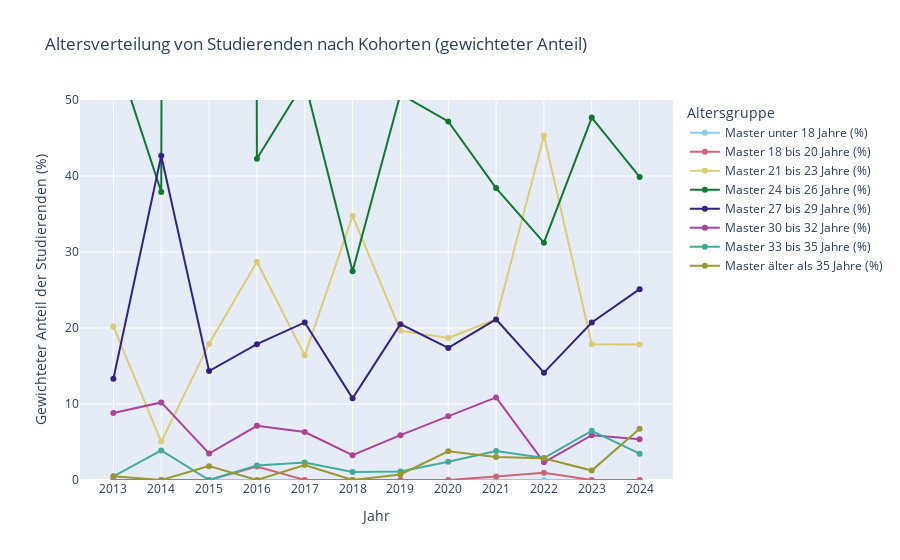

Source (notebook cell):
### Code cell
fig = px.line(
    df_alter, 
    x="Jahr", 
    y=[col for col in df_alter.columns if col != "Jahr" and "Master" in col], 
    markers=True, 
    title="Altersverteilung von Studierenden nach Kohorten (gewichteter Anteil)",
    labels={"value": "Anteil (%)", "variable": "Altersgruppe"},
    color_discrete_sequence=px.colors.qualitative.Safe  # Farbschema Safe verwenden
)

fig.update_layout(
    #template="infoviz",  # Dein eigenes Plotly-Template
    xaxis_title="Jahr",
    yaxis_title="Gewichteter Anteil der Studierenden (%)",
    yaxis=dict(range=[0, 50]),  # Prozentwerte begrenzen
    legend_title="Altersgruppe"
)

fig.show()

### Figure 1 — Plotly figure (JSON) as saved in the notebook; plotly's stock layout.template omitted (floating-point values rounded to 4 significant figures)
{"data": [{"hovertemplate": "Altersgruppe=Master unter 18 Jahre (%)<br>Jahr=%{x}<br>Anteil (%)=%{y}<extra></extra>", "legendgroup": "Master unter 18 Jahre (%)", "line": {"color": "rgb(136, 204, 238)", "dash": "solid"}, "marker": {"symbol": "circle"}, "mode": "lines+markers", "name": "Master unter 18 Jahre (%)", "orientation": "v", "showlegend": true, "type": "scatter", "x": ["2013", "2014", "2015", "2016", "2017", "2018", "2019", "2020", "2021", "2022", "2023", "2024"], "xaxis": "x", "y": [0.0, 0.0, 0.0, 0.0, 0.0, 0.0, 0.0, 0.0, 0.0, 0.0, 0.0, 0.0], "yaxis": "y"}, {"hovertemplate": "Altersgruppe=Master 18 bis 20 Jahre (%)<br>Jahr=%{x}<br>Anteil (%)=%{y}<extra></extra>", "legendgroup": "Master 18 bis 20 Jahre (%)", "line": {"color": "rgb(204, 102, 119)", "dash": "solid"}, "marker": {"symbol": "circle"}, "mode": "lines+markers", "name": "Master 18 bis 20 Jahre (%)", "orientation": "v", "showlegend": true, "type": "scatter", "x": ["2013", "2014", "2015", "2016", "2017", "2018", "2019", "2020", "2021", "2022", "2023", "2024"], "xaxis": "x", "y": [0.0, 0.0, 0.0, 1.763, 0.0, 0.0, 0.0, 0.0, 0.4686, 0.9561, 0.0, 0.0], "yaxis": "y"}, {"hovertemplate": "Altersgruppe=Master 21 bis 23 Jahre (%)<br>Jahr=%{x}<br>Anteil (%)=%{y}<extra></extra>", "legendgroup": "Master 21 bis 23 Jahre (%)", "line": {"color": "rgb(221, 204, 119)", "dash": "solid"}, "marker": {"symbol": "circle"}, "mode": "lines+markers", "name": "Master 21 bis 23 Jahre (%)", "orientation": "v", "showlegend": true, "type": "scatter", "x": ["2013", "2014", "2015", "2016", "2017", "2018", "2019", "2020", "2021", "2022", "2023", "2024"], "xaxis": "x", "y": [20.2, 5.02, 17.93, 28.72, 16.38, 34.75, 19.64, 18.69, 21.15, 45.32, 17.86, 17.83], "yaxis": "y"}, {"hovertemplate": "Altersgruppe=Master 24 bis 26 Jahre (%)<br>Jahr=%{x}<br>Anteil (%)=%{y}<extra></extra>", "legendgroup": "Master 24 bis 26 Jahre (%)", "line": {"color": "rgb(17, 119, 51)", "dash": "solid"}, "marker": {"symbol": "circle"}, "mode": "lines+markers", "name": "Master 24 bis 26 Jahre (%)", "orientation": "v", "showlegend": true, "type": "scatter", "x": ["2013", "2014", "2015", "2016", "2017", "2018", "2019", "2020", "2021", "2022", "2023", "2024"], "xaxis": "x", "y": [57.14, 37.91, 2667.0, 42.26, 52.47, 27.47, 50.77, 47.18, 38.41, 31.23, 47.68, 39.87], "yaxis": "y"}, {"hovertemplate": "Altersgruppe=Master 27 bis 29 Jahre (%)<br>Jahr=%{x}<br>Anteil (%)=%{y}<extra></extra>", "legendgroup": "Master 27 bis 29 Jahre (%)", "line": {"color": "rgb(51, 34, 136)", "dash": "solid"}, "marker": {"symbol": "circle"}, "mode": "lines+markers", "name": "Master 27 bis 29 Jahre (%)", "orientation": "v", "showlegend": true, "type": "scatter", "x": ["2013", "2014", "2015", "2016", "2017", "2018", "2019", "2020", "2021", "2022", "2023", "2024"], "xaxis": "x", "y": [13.32, 42.66, 14.34, 17.87, 20.74, 10.75, 20.51, 17.38, 21.13, 14.13, 20.73, 25.11], "yaxis": "y"}, {"hovertemplate": "Altersgruppe=Master 30 bis 32 Jahre (%)<br>Jahr=%{x}<br>Anteil (%)=%{y}<extra></extra>", "legendgroup": "Master 30 bis 32 Jahre (%)", "line": {"color": "rgb(170, 68, 153)", "dash": "solid"}, "marker": {"symbol": "circle"}, "mode": "lines+markers", "name": "Master 30 bis 32 Jahre (%)", "orientation": "v", "showlegend": true, "type": "scatter", "x": ["2013", "2014", "2015", "2016", "2017", "2018", "2019", "2020", "2021", "2022", "2023", "2024"], "xaxis": "x", "y": [8.815, 10.21, 3.487, 7.122, 6.312, 3.263, 5.897, 8.387, 10.87, 2.327, 5.899, 5.358], "yaxis": "y"}, {"hovertemplate": "Altersgruppe=Master 33 bis 35 Jahre (%)<br>Jahr=%{x}<br>Anteil (%)=%{y}<extra></extra>", "legendgroup": "Master 33 bis 35 Jahre (%)", "line": {"color": "rgb(68, 170, 153)", "dash": "solid"}, "marker": {"symbol": "circle"}, "mode": "lines+markers", "name": "Master 33 bis 35 Jahre (%)", "orientation": "v", "showlegend": true, "type": "scatter", "x": ["2013", "2014", "2015", "2016", "2017", "2018", "2019", "2020", "2021", "2022", "2023", "2024"], "xaxis": "x", "y": [0.478, 3.892, 0.0, 1.91, 2.298, 1.053, 1.122, 2.392, 3.812, 2.893, 6.464, 3.464], "yaxis": "y"}, {"hovertemplate": "Altersgruppe=Master älter als 35 Jahre (%)<br>Jahr=%{x}<br>Anteil (%)=%{y}<extra></extra>", "legendgroup": "Master älter als 35 Jahre (%)", "line": {"color": "rgb(153, 153, 51)", "dash": "solid"}, "marker": {"symbol": "circle"}, "mode": "lines+markers", "name": "Master älter als 35 Jahre (%)", "orientation": "v", "showlegend": true, "type": "scatter", "x": ["2013", "2014", "2015", "2016", "2017", "2018", "2019", "2020", "2021", "2022", "2023", "2024"], "xaxis": "x", "y": [0.478, 0.0, 1.821, 0.0, 1.966, 0.0, 0.7328, 3.774, 3.013, 2.854, 1.238, 6.755], "yaxis": "y"}], "layout": {"legend": {"title": {"text": "Altersgruppe"}, "tracegroupgap": 0}, "title": {"text": "Altersverteilung von Studierenden nach Kohorten (gewichteter Anteil)"}, "xaxis": {"anchor": "y", "domain": [0, 1], "title": {"text": "Jahr"}}, "yaxis": {"anchor": "x", "domain": [0, 1], "range": [0, 50], "title": {"text": "Gewichteter Anteil der Studierenden (%)"}}}}
